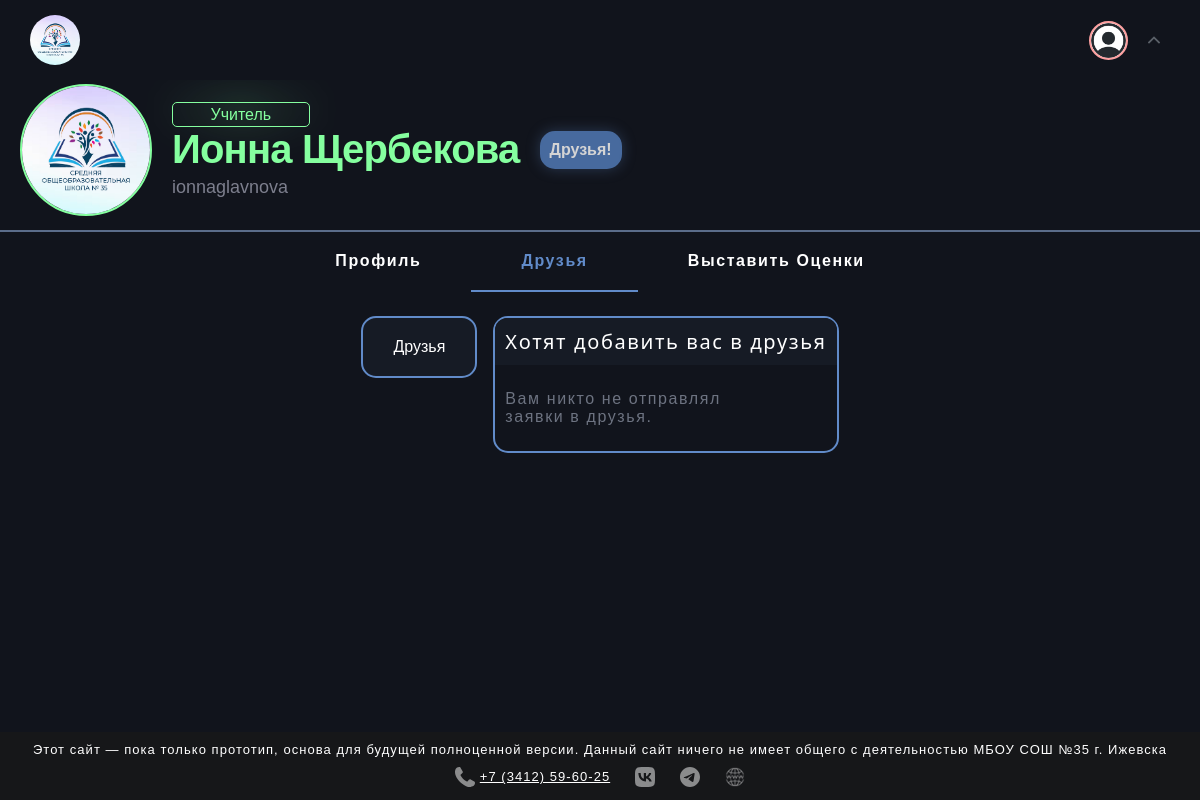
The page /profile/ionnaglavnova/friends/request (signed in) on the database its author committed.
### accounts/models.py (models this page shows, shortened)
class User(AbstractUser):
    ROLES = (
        ('student', 'Ученик'),
        ('teacher', 'Учитель'),
    )
    role = models.CharField(max_length=10, choices=ROLES, default='student')
    classroom = models.CharField(max_length=10, blank=True, null=True, verbose_name="Класс")
    username = models.CharField(max_length=20, unique=True, blank=False)
    email = models.EmailField(max_length=20, unique=True, blank=False)
    birth_date = models.DateField(null=True, blank=True)
    phone = models.CharField(max_length=15, blank=True)
    cover = models.ImageField(upload_to=rename_file, default="profile_image/default.png", blank=True)
    is_teacher = models.BooleanField(default=False)
    lesson_name = models.CharField(max_length=20, blank=True, null=True, default=None)

### accounts/views.py (the view)
# urls.py: path('<str:username>/friends/request', views.friend_request, name='friend_request'),
@login_required
def friend_request(request, username):
    user = get_object_or_404(User, username=username)
    pending_requests = Friendship.objects.filter(friend=request.user, status="pending").values_list("user_id",
                                                                                                    flat=True)
    sent_requests = Friendship.objects.filter(user_id=request.user.id, status="pending").values_list("friend_id",
                                                                                                     flat=True)
    friends = Friendship.objects.filter(user_id=request.user.id, status="accepted").values_list("friend_id", flat=True)
    return render(request, 'friends/request_list.html', {'user': user,
                                                         'cover': user.cover,
                                                         "pending_requests": pending_requests,
                                                         "sent_requests": sent_requests,
                                                         "friends": friends,
                                                         })

### accounts/templates/friends/request_list.html (shortened to what this page needs)
{% load static %}
{% load custom_filters %}
<!DOCTYPE html>
<html>
<head>
    <link rel="stylesheet" href="{% static 'css/style2.css' %}">
    <link rel="stylesheet" href="{% static 'css/profile.css' %}">
    <link rel="stylesheet" href="{% static 'css/friends.css' %}">
    <link rel="stylesheet" href="{% static 'css/footer.css'%}">
</head>
<body>
    <header>
        <div class="logo">
            <a href="{% url 'blog_news' %}"><img src="{% static 'media/logo.png' %}" class="logo-image"></a>
        </div>
        {% if request.user.is_authenticated %}
        <div class="account">
            <nav id="profile">
                    <div class="header__block_profile">
                        {% if request.user.is_authenticated %}
                        <div class="header__profile">
                            <div class="header__sphere">
                                <img src="{{ request.user.cover.url }}" loading="lazy" id="{% if request.user.is_superuser %}header__superuser_user{% elif user.is_teacher %}header__teacher_user{% endif %}">
                            </div>
                                <img src="{% static 'media/arrow.svg' %}" loading="lazy" class="header__arrow">
                        </div>
                        {% else %}
                        <a href="{% url 'login' %}">Войти</a>
                        {% endif %}
                    </div>
            </nav>
        </div>
        {% endif %}
    </header>
    <main>
        <div class="user_profile">
            <img src="{{ cover.url }}" loading="lazy" class="avatar {% if user.is_superuser %}superuser_user_border{% elif user.is_teacher %} teacher_user_border{% endif %}">
            <div class="names">
                {% if user.is_superuser %}
                <div class="profile_badge">
                    <span style>STAFF</span>
                </div>
                {% elif user.is_teacher %}
                <div class="profile_badge teacher">
                    <span style>Учитель</span>
                </div>
                {% endif %}
                <span style="font-size: 40px; letter-spacing: -0.02em; font-weight:bold; margin-bottom: 5px;" class="{% if user.is_superuser %}superuser_user {% elif user.is_teacher %} teacher_user {% endif %}">{{ user.first_name }} {{ user.last_name }}</span>
                <span style="font-size: 18px; color: #c9cadd96;">{{ user.username }} {% if not user.is_teacher %} {{ user.classroom }} {% endif %}</span>
            </div>
            {% if user == request.user %}
            {% elif user.id in friends %}
                <button class="add-friend-btn" disabled>Друзья!</button>
            {% elif user.id in sent_requests %}
            <button class="cancel-friend-btn" data-user-id="{{ user.id }}" data-username="{{ user.username }}">Отменить заявку</button>
            {% else %}
            <div class="add-friend">
                <button class="add-friend-btn" data-user-id="{{ user.id }}" data-username="{{ user.username }}">Добавить в друзья</button>
            </div>
            {% endif %}
        </div>
        <div class="razdel">
            <nav class="profile_info">
                <div class="profile route"><a href="{% url 'profile' user.username %}">Профиль</a></div>
                <div class="friends active route"><a href="{% url 'friends' user.username %}"><span class="active2">Друзья</span></a></div>
                {% if not user.is_teacher %}<div class="grades route"><a href="{% url 'grades' user.username %}">Оценки</a></div>
                {% else %} <div class="grades route"><a href="{% url 'add_grades' user.username %}">Выставить Оценки</a></div>  {% endif %}
            </nav>
        </div>
        <div class="friends-class">
            <div class ="friends-choice">
                {% if user == request.user %}
                <div class="tab-link"><a href="{% url 'friends' user.username %}">Друзья</a></div>
                <div class="active_setting tab-link"><a href="{% url 'friend_request' user.username %}"  style="color: #1f89d6;">Заявки</a></div>
                <div class="tab-link"><a href="{% url 'sended' user.username %}">Ваши заявки</a></div>
                {% else %}
                <div class="tab-link"><a href="{% url 'friends' user.username %}">Друзья</a></div>
                {% endif %}
            </div>
        <div class="friends-block">
                <div class="title">
                     Хотят добавить вас в друзья
                </div>
                    {% for request_user in pending_requests %}
                            {% with request_user|get_user_by_id as user %}
                                <div class="user-wants-to-friend {% if user.is_superuser %}user-wants-to-friend-superuser-user{% endif %} ">
                                    <div class="user-cover-block">
                                        <a href="{% url 'profile' username=user.username %}">
                                            <img src="{{ user.cover.url }}" loading="lazy" class="user-cover {% if user.is_superuser %}user-cover-superuser-user{% endif %}">
                                        </a>
                                    </div>
                                    <div class="user-username">{{ user.username }}</div>
                                    <div class="btns">
                                        <div class="btns-accept"> <a href="{% url 'accept_friend_request' username=user.username user_id=user.id %}">Принять</a></div>
                                        <div class="btns-deny"><a href="{% url 'reject_friend_request' username=user.username user_id=user.id %}">Отклонить</a></div>
                                    </div>
                                </div>
                            {% endwith %}
                    {% empty %}
                        <div class="friends-list">Вам никто не отправлял заявки в друзья.</div>
                {% endfor %}
        </div>
    </main>
    <div class="wrapper">
        <footer>
            <div class="footer-elements">
                <div class="footer-info-text">Этот сайт — пока только прототип, основа для будущей полноценной версии. Данный сайт ничего не имеет общего с деятельностью МБОУ СОШ №35 г. Ижевска</div>
                <div class="footer-logos">
                    <div class="footer-logo-phone"><a href="tel:73412596025"><img src="{% static 'media/phone.svg' %}">+7 (3412) 59-60-25</a></div>
                    <div class="footer-logo-vk"><a href="https://vk.com/izhevskschool35"><img src="{% static 'media/vk.svg' %}"></a></div>
                    <div class="footer-logo-telegram"><a href="https://t.me/izhevskschool35"><img src="{% static 'media/telegram.svg' %}"></a></div>
                    <div class="footer-logo-web"><a href="shkola35izhevsk-r18.gosweb.gosuslugi.ru"><img src="{% static 'media/web.png' %}"></a></div>
                </div>
            </div>
        </footer>
    </div>
</body>
</html>

### accounts/static/css/style2.css (style rules this page uses)
body { background-color: #11141c; color: white; font-family: Arial, Helvetica, sans-serif; transition: all .3s ease; }
header { background: #11141c; position: fixed; display: flex; justify-content: space-between; top: 0; right: 0; left: 0; height: 50px; padding: 15px 30px; transition: all 0.2s ease; z-index: 10; }
main { display: block; height: 100%; overflow-x: hidden; overflow-y: auto; padding-top: 70px; transition: all 0.2s ease; }
a { color: #FFF; text-decoration: none; z-index: 1000; }
.add-friend-btn { position: relative; padding: 8px; color: #d4d4d4; font-size: 16px; background-color: rgb(71, 106, 158); border: 2px rgb(71, 106, 158) solid; border-radius: 15px; font-weight: 550; cursor: pointer; filter: drop-shadow(0 0 7px rgba(97, 139, 201, 0.3)); transition: 0.4s ease; }
.logo { border-radius: 50%; display: flex; overflow: hidden; }
.logo-image { width: 50px; height: 50px; }
.avatar { width: 128px; height: 128px; border-radius: 50%; margin: 14px 20px; }
.razdel { border-top: 2px #5b6d8a solid; }
.user_profile { display: flex; position: relative; align-items: center; }
.names { display: flex; flex-direction: column; }
.profile_badge { display: flex; position: relative; align-items: center; height: 23px; width: 35%; padding: 0 7px; border: 1px #fda0a0 solid; color: #fda0a0; border-radius: 5px; justify-content: center; filter: drop-shadow(0 -5px 20px rgba(253, 160, 160, 1)); }
.teacher_user { color: #85ff9f; }
.teacher_user_border { border: 2px #85ff9f solid; }
.teacher { color: #85ff9f; border: 1px rgb(133, 255, 159) solid; filter: drop-shadow(0 -5px 20px rgba(133, 255, 159)); }
.profile_info { display: flex; justify-content: center; font-weight: 700; text-decoration: none; letter-spacing: 0.1em; }
.profile { width: auto; padding: 20px 50px; }
.grades { width: auto; padding: 20px 50px; }
.friends { width: auto; padding: 20px 50px; }
.active { animation: 1s show ease; animation-fill-mode: forwards; }
.active2 { animation: 1s show2 ease; animation-fill-mode: forwards; color: rgba(97, 139, 201, 1) }

### static/css/profile.css (style rules this page uses)
#header__superuser_user { border: 2px #fda0a0 solid; }
.header__profile { display: flex; align-items: center; cursor: pointer; }
.header__sphere img { align-items: center; background: #fff; border-radius: 50%; display: flex; justify-content: center; height: 35px; width: 35px; overflow: hidden; border: 1px #fff solid; margin: 10px; }
.header__arrow { color: white; padding: 10px; cursor: pointer; font-size: 16px; text-align: center; transition: transform 0.3s ease; transform: rotate(0deg); }
#profile { display: flex; align-items: center; }
.account { display: flex; position: relative; margin: 0; gap: 10px; }

### accounts/static/css/friends.css (style rules this page uses)
.friends-block { display: flex; position: relative; margin-left: 1em; font-weight: 500; letter-spacing: 0.1em; flex-direction: column; min-width: 25vw; border: 2.5px solid rgba(97, 139, 201, 1); border-radius: 15px; z-index: 1; animation: .6s show-settings ease; }
.friends-block>div { padding: 10px 10px; }
.friends-class { display: flex; justify-content: center; align-items: stretch; margin-top: 1.5em; }
.friends-choice { display: flex; flex-direction: column; background-color: #161b25; border-radius: 15px; border: 2.5px solid rgba(97, 139, 201, 1); align-items: baseline; height: 100%; animation: 1.3s show-settings ease; }
.friends-choice>div { width: 62%; font-weight: 500; padding-top: 20px; padding-bottom: 20px; padding-left: 30px; padding-right: 30px; }
.friends-choice>div:last-child { border-bottom-left-radius: 15px; border-bottom-right-radius: 15px; }
.friends-choice>div:first-child { border-top-left-radius: 15px; border-top-right-radius: 15px; }
.friends-list { margin: 15px 0; max-width: 20vw; color: #6d7381; }
.title { display: flex; font-family: system-ui, -apple-system, BlinkMacSystemFont, 'Segoe UI', Roboto, Oxygen, Ubuntu, Cantarell, 'Open Sans', 'Helvetica Neue', sans-serif; font-size: 20px; background: #161b25; border-radius: 12px 12px 0 0; height: 55px; align-items: center; z-index: 0; flex: 100%; }

### rows shown on the page
User: user.cover (picture)
User: first_name "Ионна", last_name "Щербекова", username "ionnaglavnova"
